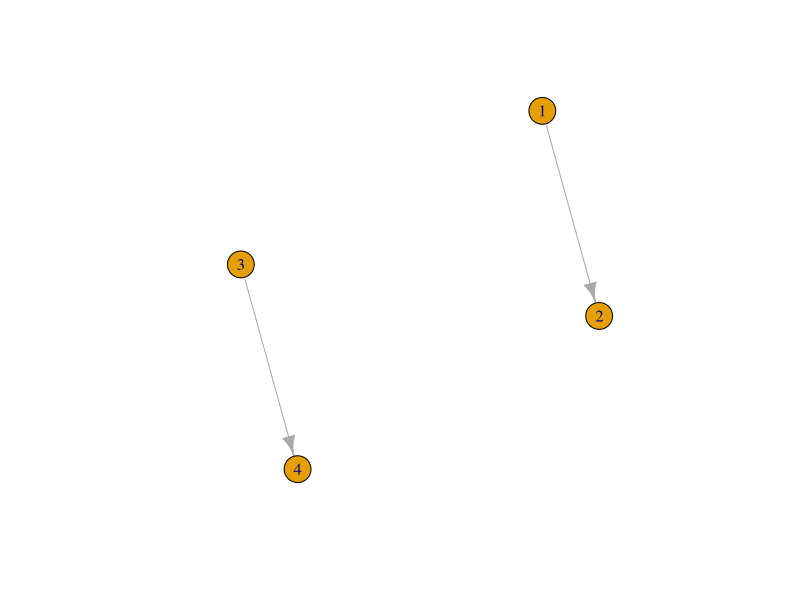
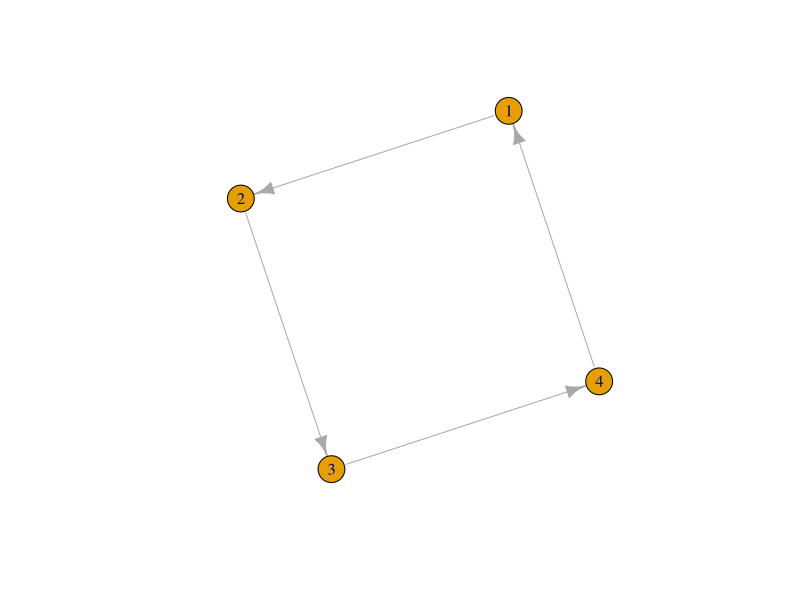
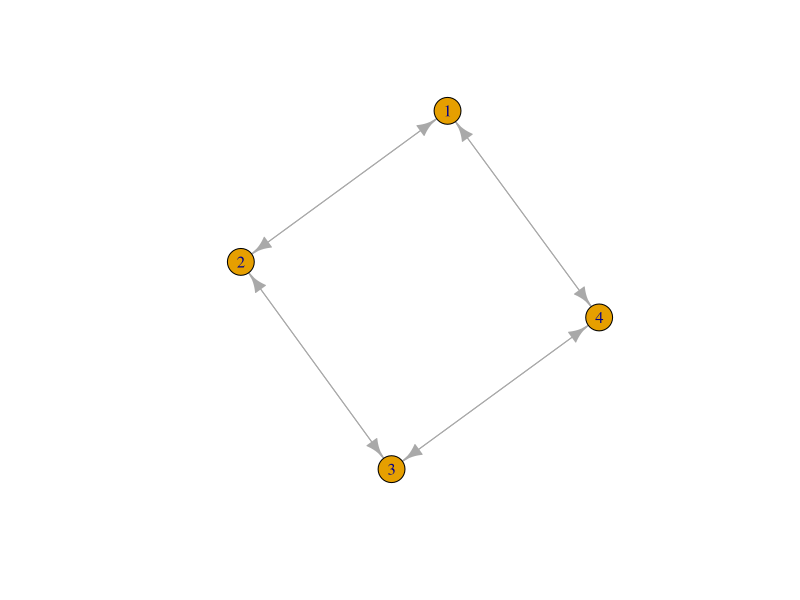
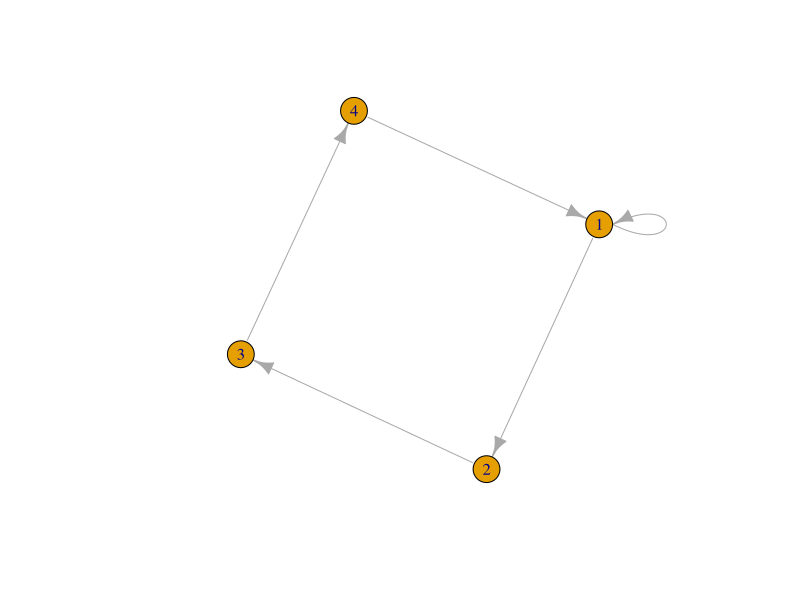
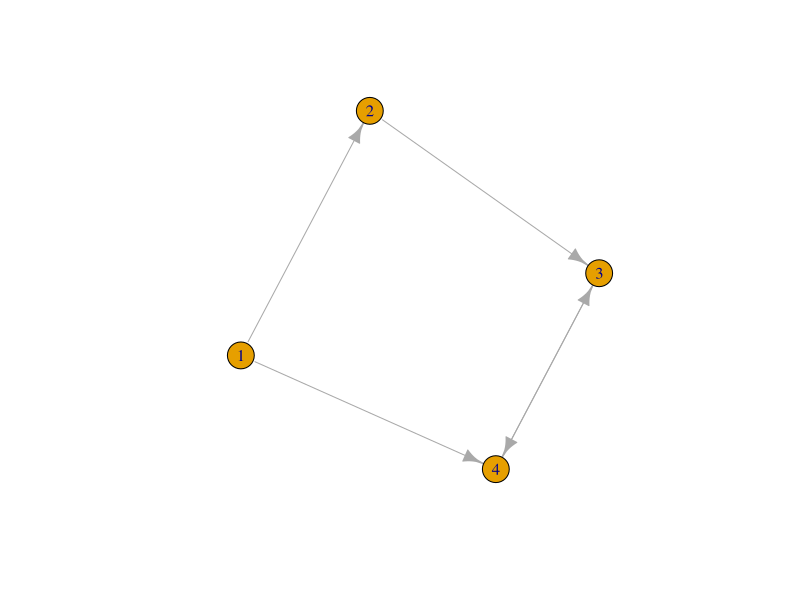
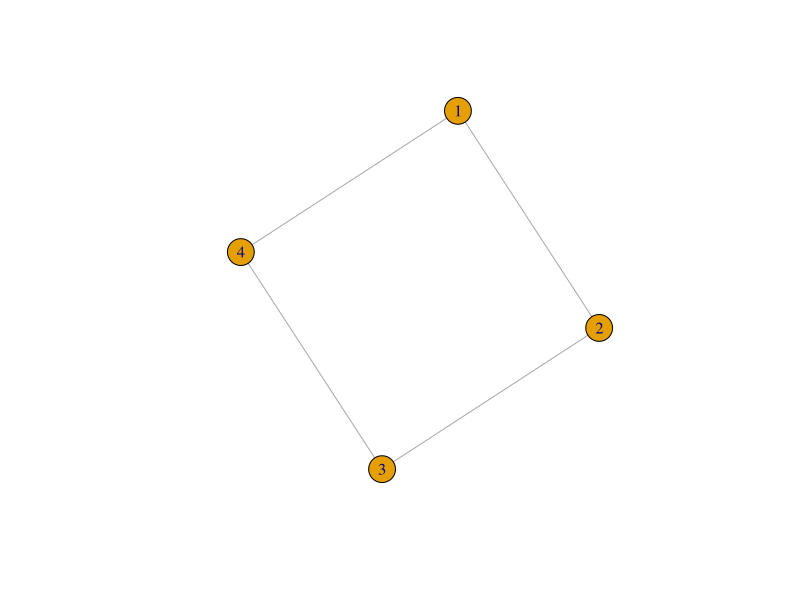
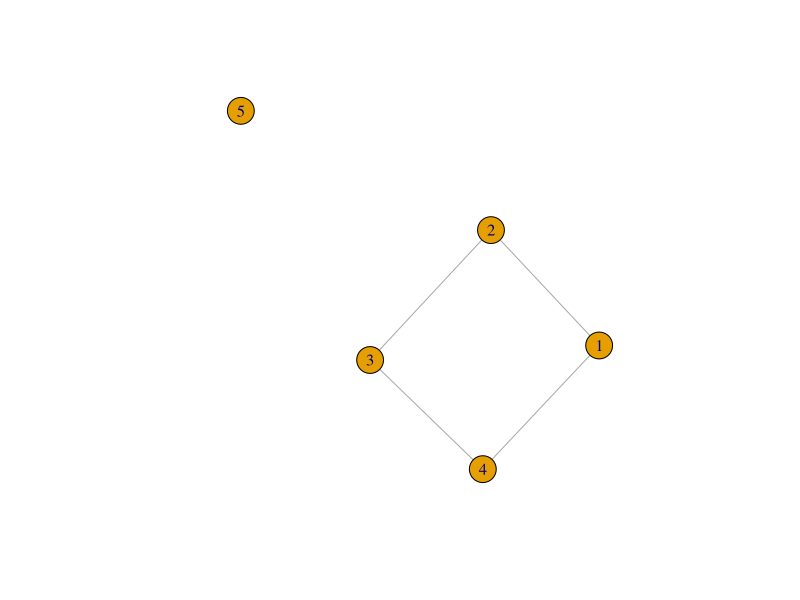
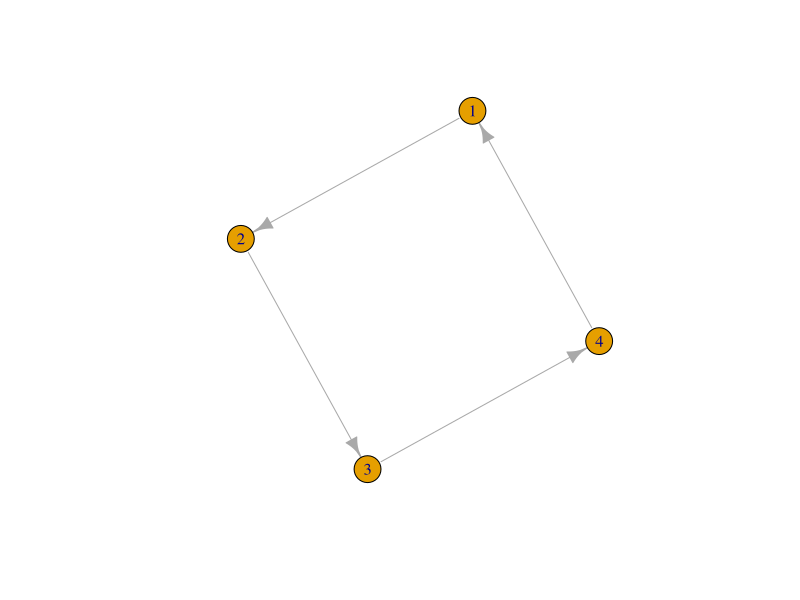

The R source for these figures, in order:
## ---- chunk 1
#install.packages("igraph")
library(igraph)
## ---- chunk 2
graph1 = graph(edges=c(1,2,3,4))
plot(graph1)
## ---- chunk 3
graph2 = graph(edges=c(1,2,2,3,3,4,4,1))
plot(graph2)
## ---- chunk 4
graph2 = graph(edges=c(1,2,2,3,3,4,4,1,1,4,4,3,3,2,2,1))
plot(graph2)
## ---- chunk 5
graph3 = graph(edges=c(1,2,2,3,3,4,4,1,1,1))
plot(graph3)
## ---- chunk 6
graph8 = graph_from_literal(1-+2,2-+3,3++4,4+-1)
plot(graph8)
## ---- chunk 7
graph8 = graph_from_literal(1-2,2-3,3-4,4-1)
plot(graph8)
## ---- chunk 8
graph8 = graph_from_literal(1-2-3-4-1,5)
plot(graph8)
graph8
## ---- chunk 9
graph2 = graph(edges=c(1,2,2,3,3,4,4,1))
plot(graph2)
graph2
## ---- chunk 10
graph3 = graph(edges=c(1,2,2,3,3,4,4,1),directed=F )
plot(graph3)
graph3
## ---- chunk 11
graph4 = graph(edges=c(1,2,2,3,3,4,4,1),directed=F, n=10 )
plot(graph4)
## ---- chunk 12
graph5 <- graph(edges= c("A", "B", "B", "C", "C", "D","D", "E","E","A","A","C","C","B")) 
plot(graph5)
## ---- chunk 13
graph6 <- graph(edges= c("A", "B", "B", "C", "C", "D","D", "E","E","A","A","C","C","B"), isolates=c("F","G"))
plot(graph6)
#adjacent matrix 
graph6[]
#line 1
graph6[1,]
#column 1
graph6[,2]
#Edges names 
V(graph6)$name
## ---- chunk 14
graph7 <- graph(edges= c("Fernando", "Pedro", "José", "Antônio", "Fernando", "José","Fernando", "Antônio"))
plot(graph7)
#weights to the edges as attributes 
V(graph7)$weight = c(40,30,30,25)
#reading  attributes , have name e weight. Name is default 
vertex_attr(graph7)
#edges attributes 
E(graph7)$friendshiptype = c("friend","enemy","enemy","friend")
#show all 
edge_attr(graph7)
#show attribute by name 
edge_attr(graph7)$friendshiptype
vertex_attr(graph7)$weight
#weight is default attribute 
E(graph7)$weight = c(1,2,1,3)
graph7
V(graph7)$type ="Humans"
graph7
